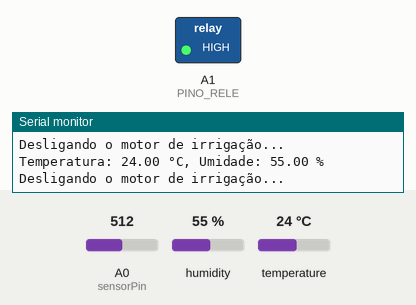
Simulated run of this sketch. Board: Arduino Uno, built with avr-gcc and run on an emulated ATmega328P. On the bench: switched loads named in the sketch (green lamp = pin HIGH), the last lines printed to the serial monitor. The inputs (shaded band) are chosen by the test bench; at power-on: temperature 24 °C, A0 (sensorPin) = 512, humidity 55 %.

Above: at 2.8 s.
2.9 s: temperature set to 27 °C
At 5.2 s:
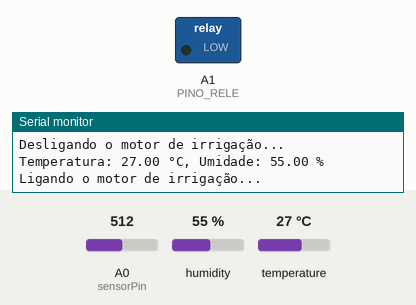
5.6 s: temperature set to 12 °C
At 7.0 s:
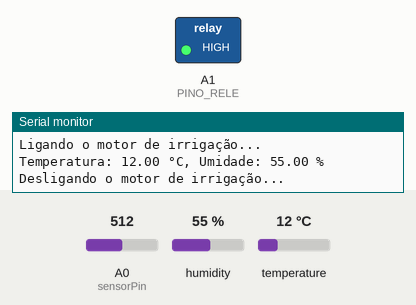
8.3 s: temperature set to 28 °C
At 11.6 s:
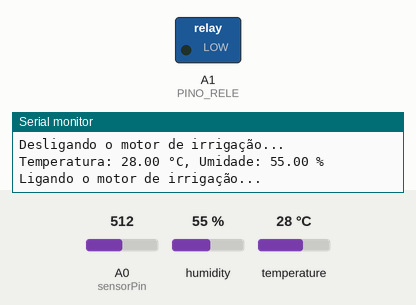
Timing chart, 0 to 13.1 s (numbered marks = the images above; inputs shaded):
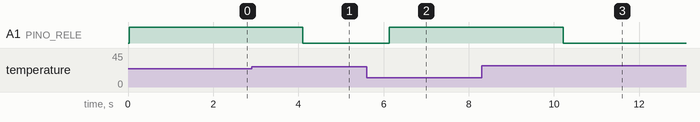

Measured:
- the behaviour switches between 25 and 26 °C on temperature (found by bisection; images 0 and 1)
- after the input at 2.9 s, A1 (PINO_RELE): HIGH → LOW after 1.2 s
- after the input at 5.6 s, A1 (PINO_RELE): LOW → HIGH after 0.54 s
- after the input at 8.3 s, A1 (PINO_RELE): HIGH → LOW after 1.9 s

The sketch:

sketch_may13a.ino
```cpp
#include <dht11.h>
#define DHT11PIN 4

dht11 DHT11;
// Define o pino do sensor YL-69
const int sensorPin = A0;
const int PINO_RELE = A1;


void setup() {
  Serial.begin(9600);

  pinMode(PINO_RELE, OUTPUT);
}

void loop() {
  int chk = DHT11.read(DHT11PIN);
  //float temperature = random(10, 40);   // Gera uma temperatura aleatória entre 10°C e 40°C
  //float humidity = random(30, 70);      // Gera uma umidade aleatória entre 30% e 70%

  float temperatura = DHT11.temperature;
  float humidade = DHT11.humidity;

  Serial.print("Temperatura: ");
  Serial.print((float)temperatura,2);
  Serial.print(" °C, Umidade: ");
  Serial.print((float)humidade,2);
  Serial.println(" %");

    // Lê o valor do sensor
  int sensorValue = analogRead(sensorPin);

  // Converte o valor lido para umidade em porcentagem
  //int humidity = map(sensorValue,  0, 1023, 255, 0);

  // Imprime o valor da umidade no monitor serial
  //Serial.print("Umidade do solo: ");
  //Serial.print(humidity);
  //Serial.println("%");

 // Verifica se a umidade está abaixo de um valor limite
  if (temperatura < 26) {
    // Liga o motor de irrigação
    digitalWrite(PINO_RELE, HIGH);
    Serial.println("Desligando o motor de irrigação...");
  } else {
    // Desliga o motor de irrigação
    digitalWrite(PINO_RELE, LOW);
    Serial.println("Ligando o motor de irrigação...");
  }

  delay(2000);  // Aguarda 2 segundos antes de enviar outro registro
}
```
